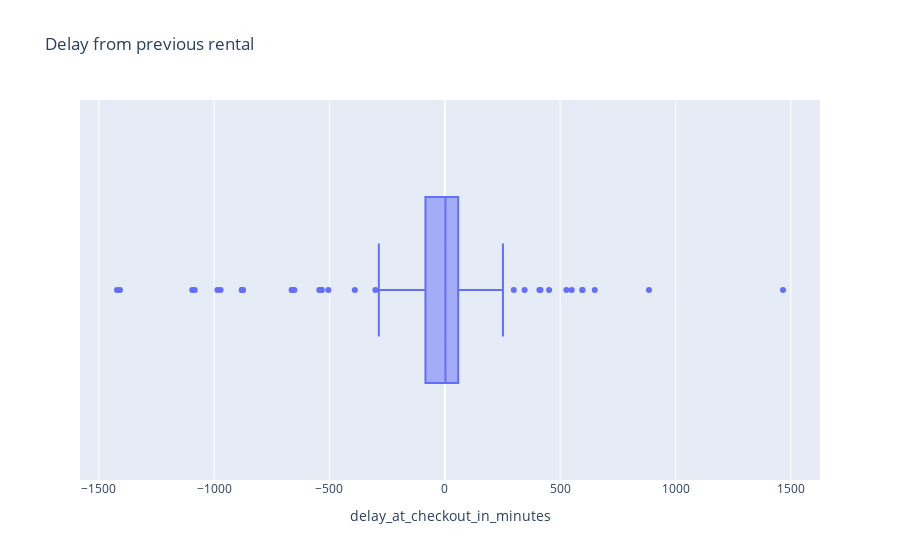

The cell this chart's notebook holds for it:
### Code cell
px.box(delay_at_co, x="delay_at_checkout_in_minutes", title="Delay from previous rental")

### Figure 1 — Plotly figure (JSON) as saved in the notebook; plotly's stock layout.template omitted (floating-point values rounded to 4 significant figures; data arrays with more than 128 entries replaced by an {"elided": "..."} marker saying what was removed)
{"data": [{"alignmentgroup": "True", "hovertemplate": "delay_at_checkout_in_minutes=%{x}<extra></extra>", "legendgroup": "", "marker": {"color": "#636efa"}, "name": "", "notched": false, "offsetgroup": "", "orientation": "h", "showlegend": false, "type": "box", "x": {"elided": "229 int values"}, "x0": " ", "xaxis": "x", "y0": " ", "yaxis": "y"}], "layout": {"boxmode": "group", "legend": {"tracegroupgap": 0}, "title": {"text": "Delay from previous rental"}, "xaxis": {"anchor": "y", "domain": [0, 1], "title": {"text": "delay_at_checkout_in_minutes"}}, "yaxis": {"anchor": "x", "domain": [0, 1]}}}
